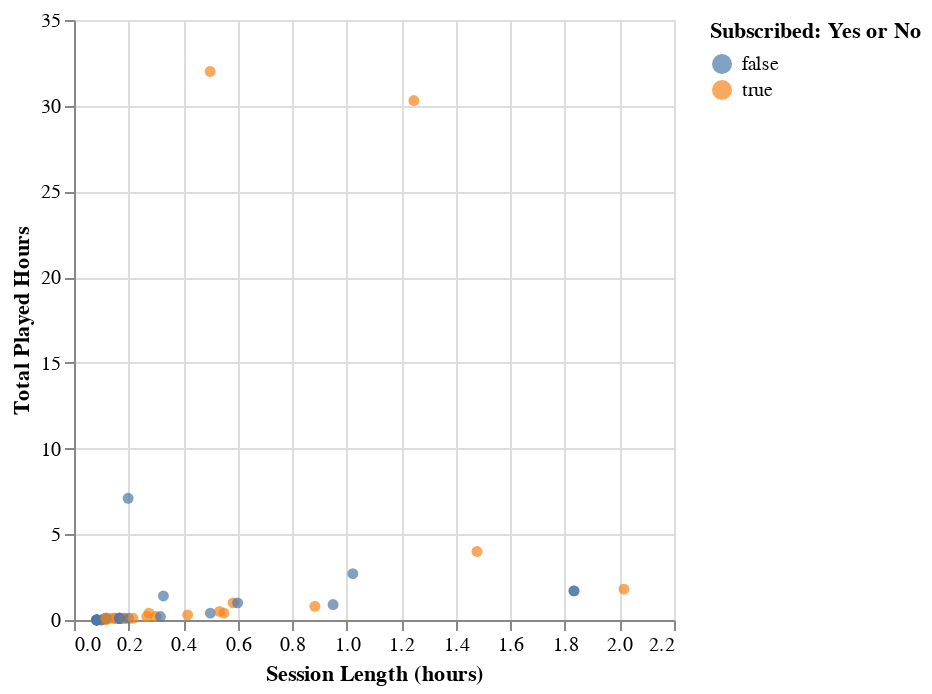

The notebook cell saved with this chart:
### Markdown cell above
We see from this confusion matrix that the classifier incorrectly predicted 10 subscribed observations as not subscribed. We are more interested in identifying observations that are subscribed???, making this the positive label, and non-subscribed observations are treated as the negative label.

As a result of these predictions, the precision of the classifier when using K=2 is 1 (17/17) and the recall is 0.654 (17/(17+9)). Therefore, every observation that is predicted as subscribed is correct, and no false positive predictions are made. However the classifier only identifies 65.4% of the actual positive observations and misses the remaining 34.6%. This means that the classifier makes a significant amount of false negatives (i.e., observations that are subscribed are incorrectly classified as not subscribed).

The lower recall could mean that the classifier is conservative when predicting the positive class (subscribed), as it avoids predicting subscribed unless it is very certain, which explains the high precision, but it fails to catch all positive (subscribed) observations.

### Code cell
test_predicted_plot=alt.Chart(players_sessions_test).mark_circle().encode(
    x=alt.X('session_length_hours').title('Session Length (hours)'),
    y=alt.Y('played_hours').title('Total Played Hours'),
    color=alt.Color('subscribe').title('Subscribed: Yes or No')
)
test_predicted_plot

### Figure 1 — Vega specification as saved in the notebook (floating-point values rounded to 4 significant figures)
{"$schema": "https://vega.github.io/schema/vega/v5.json", "data": [{"name": "source_0", "values": [{"played_hours": 0.0, "session_length_hours": 0.08333, "subscribe": false}, {"played_hours": 0.0, "session_length_hours": 0.08333, "subscribe": false}, {"played_hours": 0.8, "session_length_hours": 0.8833, "subscribe": true}, {"played_hours": 0.0, "session_length_hours": 0.1167, "subscribe": true}, {"played_hours": 0.1, "session_length_hours": 0.1667, "subscribe": false}, {"played_hours": 30.3, "session_length_hours": 1.246, "subscribe": true}, {"played_hours": 0.0, "session_length_hours": 0.08333, "subscribe": true}, {"played_hours": 0.1, "session_length_hours": 0.1833, "subscribe": true}, {"played_hours": 4.0, "session_length_hours": 1.478, "subscribe": true}, {"played_hours": 1.0, "session_length_hours": 0.5833, "subscribe": true}, {"played_hours": 0.3, "session_length_hours": 0.4167, "subscribe": true}, {"played_hours": 0.2, "session_length_hours": 0.3, "subscribe": true}, {"played_hours": 2.7, "session_length_hours": 1.022, "subscribe": false}, {"played_hours": 0.1, "session_length_hours": 0.15, "subscribe": true}, {"played_hours": 1.0, "session_length_hours": 0.6, "subscribe": false}, {"played_hours": 0.4, "session_length_hours": 0.5, "subscribe": false}, {"played_hours": 7.1, "session_length_hours": 0.1986, "subscribe": false}, {"played_hours": 0.0, "session_length_hours": 0.08333, "subscribe": false}, {"played_hours": 0.5, "session_length_hours": 0.5333, "subscribe": true}, {"played_hours": 0.1, "session_length_hours": 0.1667, "subscribe": false}, {"played_hours": 0.1, "session_length_hours": 0.1333, "subscribe": true}, {"played_hours": 0.2, "session_length_hours": 0.2667, "subscribe": true}, {"played_hours": 1.7, "session_length_hours": 1.833, "subscribe": false}, {"played_hours": 0.1, "session_length_hours": 0.1667, "subscribe": false}, {"played_hours": 0.1, "session_length_hours": 0.15, "subscribe": true}, {"played_hours": 0.1, "session_length_hours": 0.1667, "subscribe": false}, {"played_hours": 32.0, "session_length_hours": 0.4992, "subscribe": true}, {"played_hours": 0.0, "session_length_hours": 0.08333, "subscribe": false}, {"played_hours": 0.1, "session_length_hours": 0.1833, "subscribe": true}, {"played_hours": 1.7, "session_length_hours": 1.833, "subscribe": false}, {"played_hours": 0.1, "session_length_hours": 0.2, "subscribe": false}, {"played_hours": 0.4, "session_length_hours": 0.275, "subscribe": true}, {"played_hours": 0.0, "session_length_hours": 0.08333, "subscribe": false}, {"played_hours": 0.1, "session_length_hours": 0.1167, "subscribe": false}, {"played_hours": 0.4, "session_length_hours": 0.55, "subscribe": true}, {"played_hours": 0.1, "session_length_hours": 0.1167, "subscribe": false}, {"played_hours": 0.0, "session_length_hours": 0.1, "subscribe": true}, {"played_hours": 1.8, "session_length_hours": 2.017, "subscribe": true}, {"played_hours": 0.0, "session_length_hours": 0.1, "subscribe": false}, {"played_hours": 1.4, "session_length_hours": 0.3278, "subscribe": false}, {"played_hours": 0.2, "session_length_hours": 0.3167, "subscribe": false}, {"played_hours": 0.1, "session_length_hours": 0.2167, "subscribe": true}, {"played_hours": 0.0, "session_length_hours": 0.08333, "subscribe": false}, {"played_hours": 0.0, "session_length_hours": 0.08333, "subscribe": false}, {"played_hours": 0.1, "session_length_hours": 0.1667, "subscribe": false}, {"played_hours": 0.1, "session_length_hours": 0.1167, "subscribe": true}, {"played_hours": 0.9, "session_length_hours": 0.95, "subscribe": false}]}, {"name": "source_0_x_domain_session_length_hours", "values": [{"min": 0.08333, "max": 2.017}]}, {"name": "source_0_y_domain_played_hours", "values": [{"min": 0.0, "max": 32.0}]}, {"name": "source_0_color_domain_subscribe", "values": [{"subscribe": false}, {"subscribe": true}]}], "marks": [{"type": "symbol", "name": "marks", "from": {"data": "source_0"}, "encode": {"update": {"fill": {"field": "subscribe", "scale": "color"}, "opacity": {"value": 0.7}, "x": {"field": "session_length_hours", "scale": "x"}, "shape": {"value": "circle"}, "y": {"field": "played_hours", "scale": "y"}}}, "style": ["circle"]}], "scales": [{"name": "x", "type": "linear", "domain": [{"signal": "(data(\"source_0_x_domain_session_length_hours\")[0] || {}).min"}, {"signal": "(data(\"source_0_x_domain_session_length_hours\")[0] || {}).max"}], "range": [0, {"signal": "width"}], "nice": true, "zero": true}, {"name": "y", "type": "linear", "domain": [{"signal": "(data(\"source_0_y_domain_played_hours\")[0] || {}).min"}, {"signal": "(data(\"source_0_y_domain_played_hours\")[0] || {}).max"}], "range": [{"signal": "height"}, 0], "zero": true, "nice": true}, {"name": "color", "type": "ordinal", "domain": {"data": "source_0_color_domain_subscribe", "field": "subscribe", "sort": true}, "range": "category"}], "axes": [{"scale": "x", "gridScale": "y", "ticks": false, "labels": false, "zindex": 0, "orient": "bottom", "aria": false, "maxExtent": 0, "minExtent": 0, "grid": true, "domain": false, "tickCount": {"signal": "ceil(width/40)"}}, {"scale": "y", "gridScale": "x", "orient": "left", "minExtent": 0, "ticks": false, "tickCount": {"signal": "ceil(height/40)"}, "domain": false, "maxExtent": 0, "grid": true, "zindex": 0, "labels": false, "aria": false}, {"scale": "x", "labelOverlap": true, "tickCount": {"signal": "ceil(width/40)"}, "zindex": 0, "grid": false, "orient": "bottom", "title": "Session Length (hours)", "labelFlush": true}, {"scale": "y", "orient": "left", "title": "Total Played Hours", "labelOverlap": true, "tickCount": {"signal": "ceil(height/40)"}, "zindex": 0, "grid": false}], "background": "white", "width": 300, "legends": [{"title": "Subscribed: Yes or No", "fill": "color", "symbolType": "circle", "encode": {"symbols": {"update": {"opacity": {"value": 0.7}}}}}], "style": "cell", "height": 300, "padding": 5}
